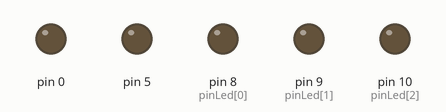
This sketch was run on a simulated Arduino Uno, built with avr-gcc and run on an emulated ATmega328P. Shown: output pins drawn as LEDs (lit = HIGH).

Above: at 0.12 s.
At 1.37 s:
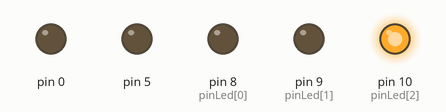
At 1.87 s:
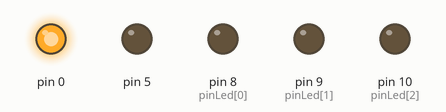
At 3.37 s:
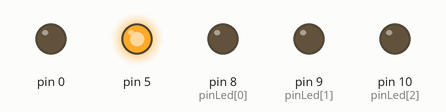
At 3.87 s:
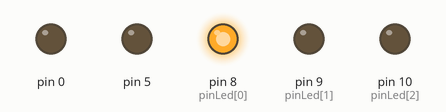
At 7.87 s:
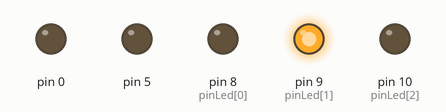
Timing chart, 0 to 8.2 s (numbered marks = the images above):
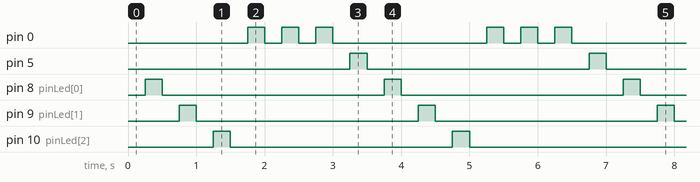

The sketch:

for.ino
```cpp
int pinLed[3] = {8,9,10};

void setup() {
  // put your setup code here, to run once:

  for (int x = 0; x <= sizeof(pinLed); x += 1) {
    pinMode(pinLed[x], OUTPUT);
  };
}

void loop() {
  // put your main code here, to run repeatedly:
  for (int x = 0; x <= sizeof(pinLed); x++) {
    delay(250);
    digitalWrite(pinLed[x], HIGH);
    delay(250);
    digitalWrite(pinLed[x], LOW);
  };
}
```

Measured:
- by itself, pin 0: repeats every 3.5 s: 2 × (LOW 0.25 s, HIGH 0.25 s), LOW 2.3 s, HIGH 0.25 s
- by itself, pin 5, pin 8 (pinLed[0]), pin 9 (pinLed[1]), pin 10 (pinLed[2]): alternates HIGH for 0.25 s and LOW for 3.3 s
- by itself, everything shown: repeats every 3.5 s, in 14 steps
